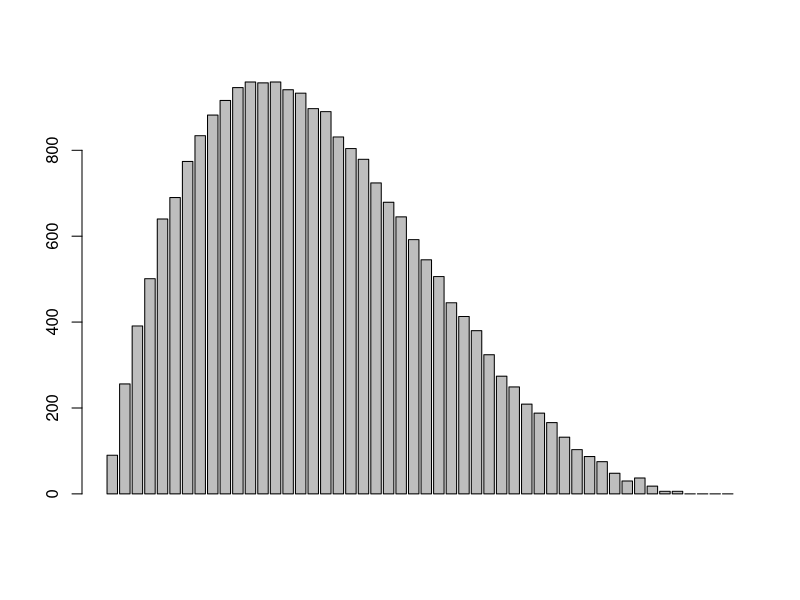

This figure's R source:
f<-function(x)
{
	return (20*x*(1-x)^3);
}
m<-2^13;
a<-113;
b<-83;
x<-4;
y<-2471;
cg<-2.2;
freq<-array(0,50);
for(i in 1:50000)
{
	x<-(a*x+b)%%m;
	u<-as.double(x)/m;
	y<-(a*y+b+7)%%m;
	v<-as.double(y)/m;
	if(cg*u<=f(v))
		freq[v*50+1]<-freq[v*50+1]+1;
}
barplot(freq);

